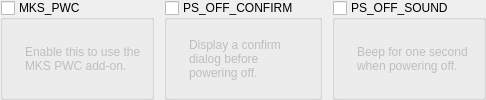
       <widget class="QWidget" name="widget_6" native="true">
        <layout class="QHBoxLayout" name="horizontalLayout_8">
         <property name="spacing">
          <number>10</number>
         </property>
         <property name="leftMargin">
          <number>0</number>
         </property>
         <property name="topMargin">
          <number>0</number>
         </property>
         <property name="rightMargin">
          <number>0</number>
         </property>
         <property name="bottomMargin">
          <number>0</number>
         </property>
         <item>
          <widget class="QWidget" name="widget_7" native="true">
           <layout class="QHBoxLayout" name="horizontalLayout_9" stretch="1,1,1">
            <property name="spacing">
             <number>10</number>
            </property>
            <property name="leftMargin">
             <number>0</number>
            </property>
            <property name="topMargin">
             <number>0</number>
            </property>
            <property name="rightMargin">
             <number>0</number>
            </property>
            <property name="bottomMargin">
             <number>0</number>
            </property>
            <item>
             <widget class="QGroupBox" name="uMksPwcBox">
              <property name="title">
               <string>MKS_PWC</string>
              </property>
              <property name="checkable">
               <bool>true</bool>
              </property>
              <property name="checked">
               <bool>false</bool>
              </property>
              <layout class="QHBoxLayout" name="horizontalLayout_10">
               <item>
                <widget class="QLabel" name="label_13">
                 <property name="sizePolicy">
                  <sizepolicy hsizetype="Fixed" vsizetype="Fixed">
                   <horstretch>0</horstretch>
                   <verstretch>0</verstretch>
                  </sizepolicy>
                 </property>
                 <property name="text">
                  <string/>
                 </property>
                 <property name="pixmap">
                  <pixmap resource="../resources/resources.qrc">:/info_FILL0_wght100_GRAD0_opsz20.svg</pixmap>
                 </property>
                </widget>
               </item>
               <item>
                <widget class="QLabel" name="label_14">
                 <property name="text">
                  <string>Enable this to use the MKS PWC add-on.</string>
                 </property>
                 <property name="wordWrap">
                  <bool>true</bool>
                 </property>
                </widget>
               </item>
              </layout>
             </widget>
            </item>
            <item>
             <widget class="QGroupBox" name="uPsOffConfirmBox">
              <property name="title">
               <string>PS_OFF_CONFIRM</string>
              </property>
              <property name="checkable">
               <bool>true</bool>
              </property>
              <property name="checked">
               <bool>false</bool>
              </property>
              <layout class="QHBoxLayout" name="horizontalLayout_11">
               <item>
                <widget class="QLabel" name="label_15">
                 <property name="sizePolicy">
                  <sizepolicy hsizetype="Fixed" vsizetype="Fixed">
                   <horstretch>0</horstretch>
                   <verstretch>0</verstretch>
                  </sizepolicy>
                 </property>
                 <property name="text">
                  <string/>
                 </property>
                 <property name="pixmap">
                  <pixmap resource="../resources/resources.qrc">:/info_FILL0_wght100_GRAD0_opsz20.svg</pixmap>
                 </property>
                </widget>
               </item>
               <item>
                <widget class="QLabel" name="label_16">
                 <property name="text">
                  <string>Display a confirm dialog before powering off.</string>
                 </property>
                 <property name="wordWrap">
                  <bool>true</bool>
                 </property>
                </widget>
               </item>
              </layout>
             </widget>
            </item>
            <item>
             <widget class="QGroupBox" name="uPsOffSoundBox">
              <property name="title">
               <string>PS_OFF_SOUND</string>
              </property>
              <property name="checkable">
               <bool>true</bool>
              </property>
              <property name="checked">
               <bool>false</bool>
              </property>
              <layout class="QHBoxLayout" name="horizontalLayout_12">
               <item>
                <widget class="QLabel" name="label_17">
                 <property name="sizePolicy">
                  <sizepolicy hsizetype="Fixed" vsizetype="Fixed">
                   <horstretch>0</horstretch>
                   <verstretch>0</verstretch>
                  </sizepolicy>
                 </property>
                 <property name="text">
                  <string/>
                 </property>
                 <property name="pixmap">
                  <pixmap resource="../resources/resources.qrc">:/info_FILL0_wght100_GRAD0_opsz20.svg</pixmap>
                 </property>
                </widget>
               </item>
               <item>
                <widget class="QLabel" name="label_18">
                 <property name="text">
                  <string>Beep for one second when powering off.</string>
                 </property>
                 <property name="wordWrap">
                  <bool>true</bool>
                 </property>
                </widget>
               </item>
              </layout>
             </widget>
            </item>
           </layout>
          </widget>
         </item>
        </layout>
       </widget>
